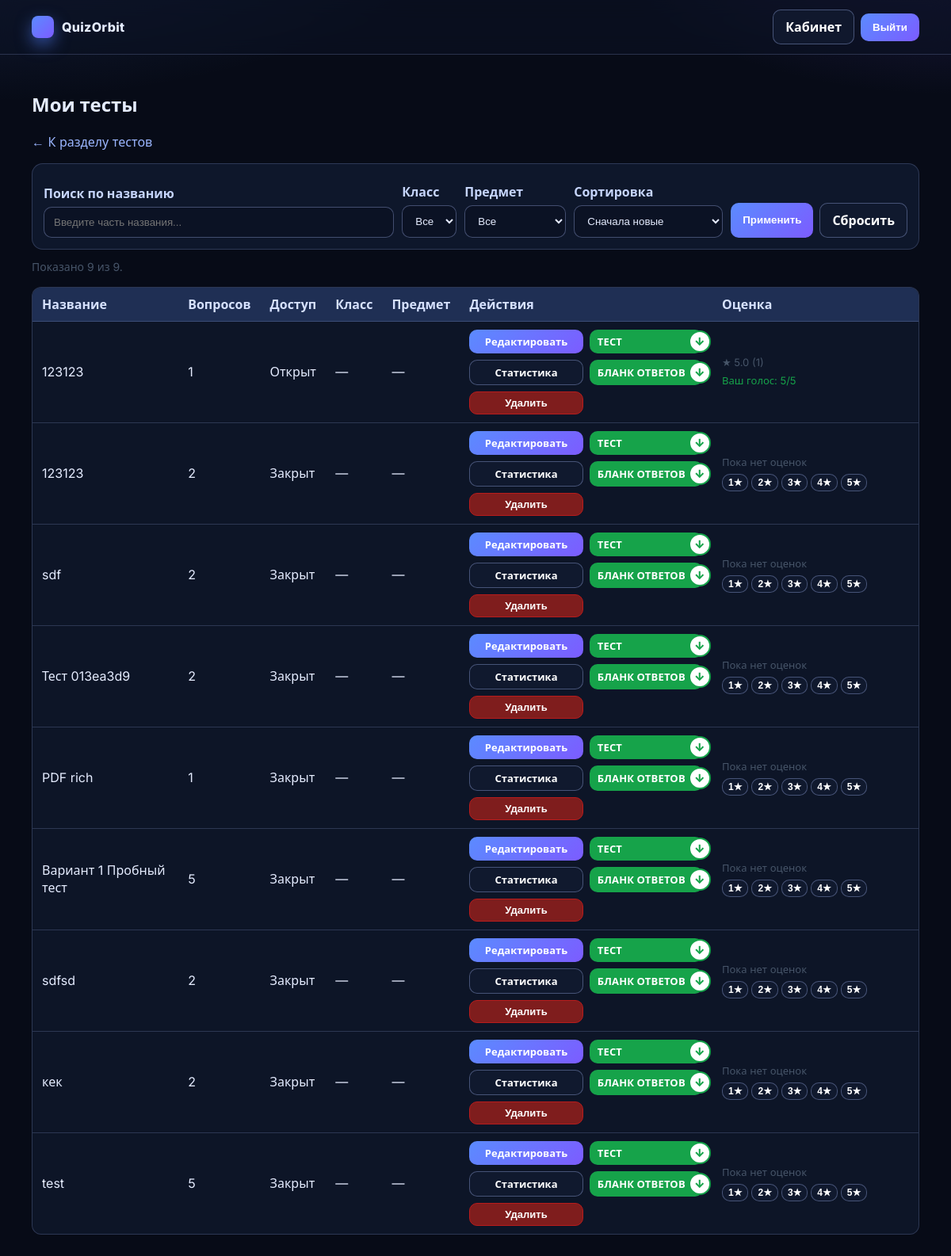
Page /tests/mine (signed in) on the committed database.
### app/models.py (models this page shows)
class TestBlank(db.Model):
    __tablename__ = "test_blanks"
    id = db.Column(db.Integer, primary_key=True)
    uuid = db.Column(db.String(36), unique=True, nullable=False, default=lambda: str(uuid.uuid4()))
    owner_id = db.Column(db.Integer, db.ForeignKey("users.id"), nullable=False, index=True)
    title = db.Column(db.String(200), nullable=True)
    is_public = db.Column(db.Boolean, nullable=False, default=False)
    grade = db.Column(db.Integer, nullable=True)
    subject = db.Column(db.String(50), nullable=True)
    question_count = db.Column(db.Integer, nullable=False)
    created_at = db.Column(db.DateTime, default=datetime.utcnow, nullable=False)
    layout_json = db.Column(db.Text, nullable=True)
    owner = db.relationship("User", back_populates="blanks")
    questions = db.relationship(
        "TestQuestion", back_populates="blank", order_by="TestQuestion.question_number", cascade="all, delete-orphan"
    )
    ratings = db.relationship("TestBlankRating", back_populates="blank", cascade="all, delete-orphan")

### app/routes_web.py (the view, shortened to what this page needs)
@web_bp.route("/tests/mine", methods=["GET"])
@login_required
def tests_mine():
    q = request.args.get("q", "").strip()
    grade_raw = (request.args.get("grade") or "").strip()
    subject = (request.args.get("subject") or "").strip()
    sort = (request.args.get("sort") or "created_desc").strip()
    page_raw = (request.args.get("page") or "1").strip()
    try:
        page = max(1, int(page_raw))
    except Exception:
        page = 1
    per_page = 12
    query = TestBlank.query.filter_by(owner_id=current_user.id)
    if q:
        query = query.filter(TestBlank.title.ilike(f"%{q}%"))
    grade_val: int | None = None
    subject_val: str | None = None
    if subject and subject in SUBJECT_LABELS:
        subject_val = subject
        query = query.filter(TestBlank.subject == subject)
    if sort == "grade_asc":
        query = query.order_by(TestBlank.grade.asc(), TestBlank.created_at.desc())
    elif sort == "grade_desc":
        query = query.order_by(TestBlank.grade.desc(), TestBlank.created_at.desc())
    elif sort == "subject_asc":
        query = query.order_by(TestBlank.subject.asc(), TestBlank.created_at.desc())
    elif sort == "subject_desc":
        query = query.order_by(TestBlank.subject.desc(), TestBlank.created_at.desc())
    elif sort == "title_asc":
        query = query.order_by(TestBlank.title.asc(), TestBlank.created_at.desc())
    elif sort == "title_desc":
        query = query.order_by(TestBlank.title.desc(), TestBlank.created_at.desc())
    else:
        sort = "created_desc"
        query = query.order_by(TestBlank.created_at.desc())
    total = query.count()
    pages = (total + per_page - 1) // per_page if total else 0
    if pages and page > pages:
        page = pages
    blanks = query.offset((page - 1) * per_page).limit(per_page).all() if total else []
    rating_stats, my_ratings = _ratings_for_blank_ids([b.id for b in blanks], current_user.id)
    query_args = {
        "q": q,
        "grade": str(grade_val) if grade_val is not None else "",
        "subject": subject_val or "",
        "sort": sort,
    }
    return render_template(
        "tests_mine.html",
        blanks=blanks,
        subject_labels=SUBJECT_LABELS,
        q=q,
        grade=grade_val,
        subject=subject_val,
        sort=sort,
        page=page,
        pages=pages,
        total=total,
        per_page=per_page,
        query_args=query_args,
        rating_stats=rating_stats,
        my_ratings=my_ratings,
        return_to=request.full_path.rstrip("?"),
    )

### app/models.py (called while the page is built)
@login_manager.user_loader
def load_user(user_id: str):
    try:
        return User.query.get(int(user_id))
    except Exception:
        return None

### app/templates/tests_mine.html (shortened to what this page needs)
{% extends "base.html" %}
{% block content %}
  <h2>Мои тесты</h2>
  <div style="margin-top:12px;">
    <a href="{{ url_for('web.tests_hub') }}">← К разделу тестов</a>
  </div>
  <div class="box" style="margin-top:16px;">
    <form method="get" action="{{ url_for('web.tests_mine') }}" style="display:flex; gap:10px; flex-wrap:wrap; align-items:flex-end;">
      <div style="min-width:220px; flex:1;">
        <label for="q">Поиск по названию</label>
        <input id="q" name="q" type="text" value="{{ q or '' }}" placeholder="Введите часть названия..." />
      </div>
      <div>
        <label for="grade">Класс</label>
        <select id="grade" name="grade">
          <option value="">Все</option>
        </select>
      </div>
      <div>
        <label for="subject">Предмет</label>
        <select id="subject" name="subject">
          <option value="">Все</option>
        </select>
      </div>
      <div>
        <label for="sort">Сортировка</label>
        <select id="sort" name="sort">
          <option value="created_desc" {% if sort == 'created_desc' %}selected{% endif %}>Сначала новые</option>
        </select>
      </div>
      <div style="display:flex; gap:8px;">
        <button class="btn" type="submit">Применить</button>
        <a class="btn secondary" href="{{ url_for('web.tests_mine') }}">Сбросить</a>
      </div>
    </form>
  </div>
  {% if blanks %}
    <div style="margin-top:12px; color:#475569; font-size:14px;">
      Показано {{ blanks|length }} из {{ total }}.
    </div>
    <table class="data" style="margin-top:16px;">
      <thead>
        <tr>
          <th>Название</th>
          <th>Вопросов</th>
          <th>Доступ</th>
          <th>Класс</th>
          <th>Предмет</th>
          <th style="min-width:260px;">Действия</th>
          <th style="min-width:260px;">Оценка</th>
        </tr>
      </thead>
      <tbody>
        {% for b in blanks %}
          <tr>
            <td>{{ b.title if b.title else ('Тест ' ~ b.uuid[:8]) }}</td>
            <td>{{ b.question_count }}</td>
            <td>{% if b.is_public %}Открыт{% else %}Закрыт{% endif %}</td>
            <td>{% if b.grade %}{{ b.grade }}{% else %}—{% endif %}</td>
            <td>{% if b.subject %}{{ subject_labels.get(b.subject, b.subject) }}{% else %}—{% endif %}</td>
            <td>
              <div class="actions-grid">
                <a class="btn" href="{{ url_for('web.tests_edit', blank_uuid=b.uuid) }}">Редактировать</a>
                <a class="btn btn-download" href="{{ url_for('web.blank_pdf_questions', blank_uuid=b.uuid) }}"><span>Тест</span><span class="download-icon">↓</span></a>
                <a class="btn secondary" href="{{ url_for('web.tests_stats', blank_uuid=b.uuid) }}">Статистика</a>
                <a class="btn btn-download nowrap" href="{{ url_for('web.blank_pdf_answers', blank_uuid=b.uuid) }}"><span>Бланк ответов</span><span class="download-icon">↓</span></a>
                <form method="post" action="{{ url_for('web.tests_delete', blank_uuid=b.uuid) }}" style="margin:0;">
                  <button
                    class="btn secondary"
                    type="submit"
                    style="width:100%; background:#7f1d1d; border-color:#b91c1c;"
                    onclick="return confirm('Удалить этот тест? Это действие нельзя отменить.')"
                  >
                    Удалить
                  </button>
                </form>
              </div>
            </td>
            <td>
              {% set rs = rating_stats.get(b.id) %}
              {% set my = my_ratings.get(b.id) %}
              <div style="font-size:13px; color:#475569; margin-bottom:6px;">
                {% if rs %}
                  ★ {{ '%.1f'|format(rs[0]) }} ({{ rs[1] }})
                {% else %}
                  Пока нет оценок
                {% endif %}
              </div>
              {% if my %}
                <div style="color:#16a34a; font-size:13px;">Ваш голос: {{ my }}/5</div>
              {% else %}
                <form method="post" action="{{ url_for('web.rate_test', blank_uuid=b.uuid) }}" style="display:flex; gap:4px; flex-wrap:wrap;">
                  {% for s in range(1, 6) %}
                    <button type="submit" name="score" value="{{ s }}" class="btn secondary" style="padding:3px 7px; font-size:12px;">{{ s }}★</button>
                  {% endfor %}
                </form>
              {% endif %}
            </td>
          </tr>
        {% endfor %}
      </tbody>
    </table>
  {% endif %}
{% endblock %}

### app/templates/tests_mine.html (style rules this page uses)
.actions-grid { display: grid; grid-template-columns: repeat(2, minmax(0, 1fr)); gap: 8px; }
.actions-grid .btn { width: 100%; padding: 6px 10px; font-size: 13px; }
.actions-grid .btn-download { position: relative; display: inline-flex; align-items: center; justify-content: flex-start; background: #16a34a; border-color: #16a34a; color: #fff; font-weight: 700; text-transform: uppercase; letter-spacing: 0.2px; padding-right: 34px; overflow: visible; }
.actions-grid .btn-download .download-icon { position: absolute; right: -10px; top: 50%; transform: translateY(-50%); flex: 0 0 auto; width: 28px; height: 28px; border-radius: 999px; background: #fff; color: #16a34a; display: inline-flex; align-items: center; justify-content: center; font-size: 14px; line-height: 1; font-weight: 900; border: 2px solid #16a34a; }
.actions-grid .btn-download.nowrap { white-space: nowrap; }

### app/templates/base.html (style rules this page uses)
:root { --bg: #070b17; --surface: #111a2f; --surface-soft: #1a2642; --text: #e5ecff; --muted: #99a8cc; --primary: #5b8bff; --primary-strong: #7c5cff; --border: rgba(172, 191, 255, 0.2); --shadow: 0 24px 50px rgba(4, 10, 30, 0.55); }
* { box-sizing: border-box; }
body { margin: 0; font-family: "Inter", "Segoe UI", Roboto, Arial, sans-serif; color: var(--text); background: radial-gradient(1200px 640px at -5% -20%, rgba(91, 139, 255, 0.35) 0%, transparent 70%), radial-gradient(800px 450px at 100% -10%, rgba(124, 92, 255, 0.28) 0%, transparent 62%), radial-gradient(1000px 400px at 45% 120%, rgba(37, 99, 235, 0.18) 0%, transparent 65%), var(--bg); min-height: 100vh; }
label { display: block; margin-top: 10px; font-weight: 600; color: #c6d5fc; }
input[type="text"], input[type="password"], select, textarea { width: 100%; padding: 11px 12px; margin-top: 6px; border: 1px solid rgba(172, 191, 255, 0.34); border-radius: 10px; background: rgba(11, 18, 35, 0.75); color: var(--text); }
.box { border: 1px solid var(--border); background: rgba(17, 26, 47, 0.88); padding: 14px; border-radius: 14px; margin-top: 16px; }
.btn { display: inline-flex; align-items: center; justify-content: center; gap: 6px; padding: 10px 15px; background: linear-gradient(135deg, var(--primary), var(--primary-strong)); color: white; border: 0; border-radius: 10px; cursor: pointer; text-decoration: none; font-weight: 600; }
.btn.secondary { background: rgba(17, 26, 47, 0.95); border: 1px solid rgba(172, 191, 255, 0.35); }
a { color: #9bb6ff; text-decoration: none; }
table.data { width: 100%; border-collapse: separate; border-spacing: 0; margin-top: 10px; background: rgba(15, 24, 44, 0.84); border: 1px solid var(--border); border-radius: 12px; overflow: hidden; }
table.data th, table.data td { border-bottom: 1px solid rgba(172, 191, 255, 0.2); padding: 10px 12px; text-align: left; vertical-align: middle; }
table.data tr:last-child td { border-bottom: 0; }
table.data th { background: rgba(38, 58, 102, 0.72); color: #d6e1ff; font-weight: 700; }

### rows in the picture
TestBlank: title "123123", question_count "1", is_public "Открыт", rs "5.0", rs "1", my "5"
TestBlank: title "123123", question_count "2", is_public "Закрыт", shows "Пока нет оценок", s "1" "2" "3" "4" "5"
TestBlank: title "sdf", question_count "2", is_public "Закрыт", shows "Пока нет оценок", s "1" "2" "3" "4" "5"
TestBlank: title+uuid "Тест 013ea3d9", question_count "2", is_public "Закрыт", shows "Пока нет оценок", s "1" "2" "3" "4" "5"
TestBlank: title "PDF rich", question_count "1", is_public "Закрыт", shows "Пока нет оценок", s "1" "2" "3" "4" "5"
TestBlank: title "Вариант 1 Пробный тест", question_count "5", is_public "Закрыт", shows "Пока нет оценок", s "1" "2" "3" "4" "5"
TestBlank: title "sdfsd", question_count "2", is_public "Закрыт", shows "Пока нет оценок", s "1" "2" "3" "4" "5"
TestBlank: title "кек", question_count "2", is_public "Закрыт", shows "Пока нет оценок", s "1" "2" "3" "4" "5"
TestBlank: title "test", question_count "5", is_public "Закрыт", shows "Пока нет оценок", s "1" "2" "3" "4" "5"

### other values in the picture
{{ blanks|length }} "9"
{{ total }} "9"
